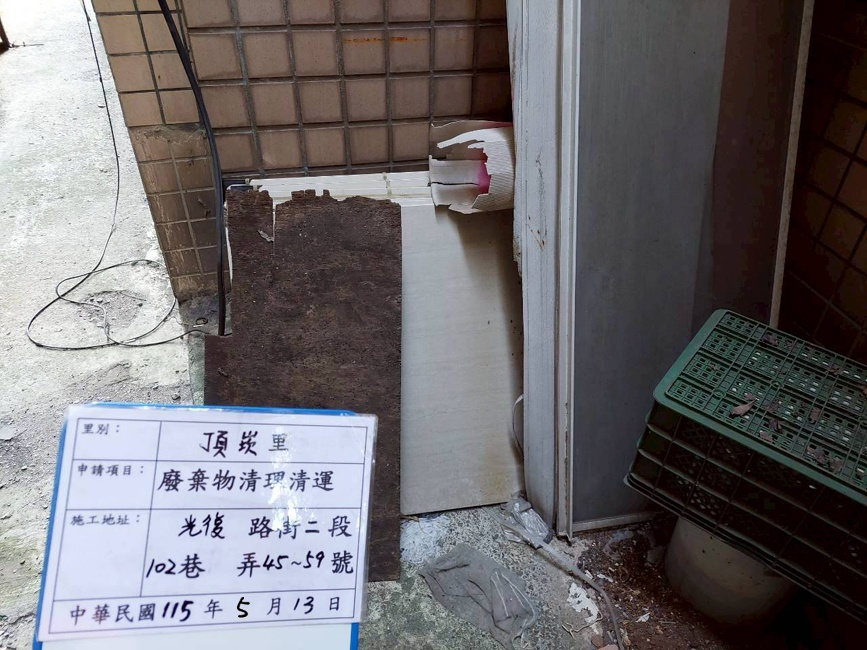
#> input picture 01_測試與範例照片庫/case001/test2_004-頂崁里-廢棄物清除呈報-115.05.13 - 複製/LINE_ALBUM_頂崁里廢棄物呈報_260128_2_ok.jpg, 867 x 650 px
$ python debug_inspect_double_erased.py
#> lines starting #> are read from the running program, lines starting #| are printed output that depends on the picture
import cv2
import numpy as np
import os

def read_image_utf8(path):
    return cv2.imdecode(np.fromfile(path, dtype=np.uint8), cv2.IMREAD_COLOR)
#> returned value is the input picture: shape (650, 867, 3); mean B, G, R 110, 107.1, 110.4

test_dir = r"測試SKILLS_08_雙空白"
img_path = os.path.join(test_dir, "LINE_ALBUM_頂崁里廢棄物呈報_260128_2_ok.jpg")
img = read_image_utf8(img_path)

if img is not None:
    # Crop the date line region to check both month and day fields
    crop = img[580:640, 140:360]
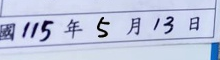
#> crop: shape (60, 220, 3); mean B, G, R 223.9, 199.2, 191.1
    cv2.imwrite("debug_double_erased_08_img2.png", crop)
    print("Saved debug_double_erased_08_img2.png")
else:
    print("Could not load output image")

$ run again, with 01_測試與範例照片庫/case001/test2_004-頂崁里-廢棄物清除呈報-115.05.13 - 複製/LINE_ALBUM_頂崁里廢棄物呈報_260128_12_ok.jpg copied over 01_測試與範例照片庫/case001/test2_004-頂崁里-廢棄物清除呈報-115.05.13 - 複製/LINE_ALBUM_頂崁里廢棄物呈報_260128_2_ok.jpg
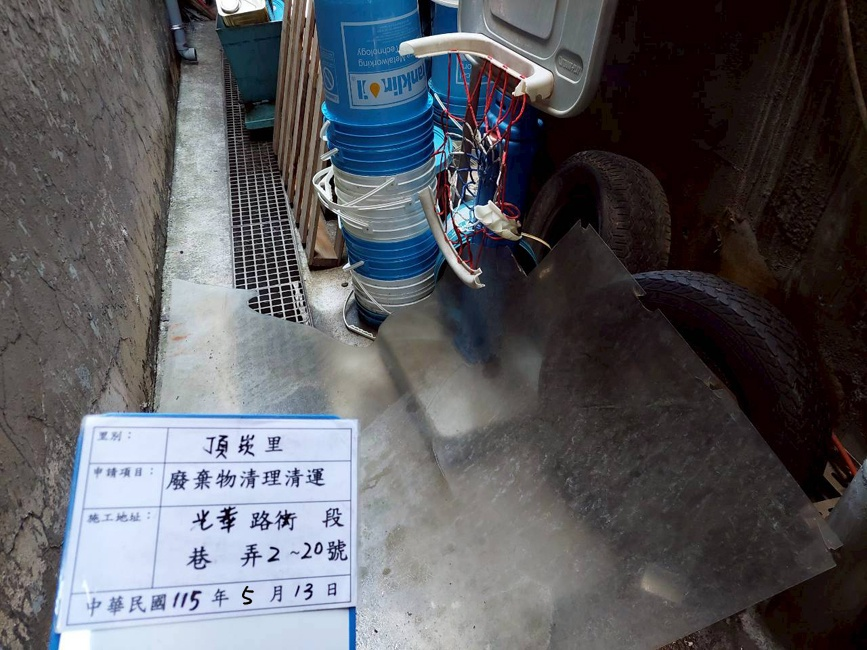
#> input picture 01_測試與範例照片庫/case001/test2_004-頂崁里-廢棄物清除呈報-115.05.13 - 複製/LINE_ALBUM_頂崁里廢棄物呈報_260128_12_ok.jpg, 867 x 650 px
#> in read_image_utf8, returned value is the input picture: shape (650, 867, 3); mean B, G, R 94.3, 89.5, 89.2
#> `crop = img[580:640, 140:360]`:
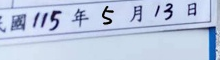
#> crop: shape (60, 220, 3); mean B, G, R 224.7, 200, 186.5

$ run again, with 01_測試與範例照片庫/case001/test2_004-頂崁里-廢棄物清除呈報-115.05.13 - 複製/LINE_ALBUM_頂崁里廢棄物呈報_260128_13_ok.jpg copied over 01_測試與範例照片庫/case001/test2_004-頂崁里-廢棄物清除呈報-115.05.13 - 複製/LINE_ALBUM_頂崁里廢棄物呈報_260128_2_ok.jpg
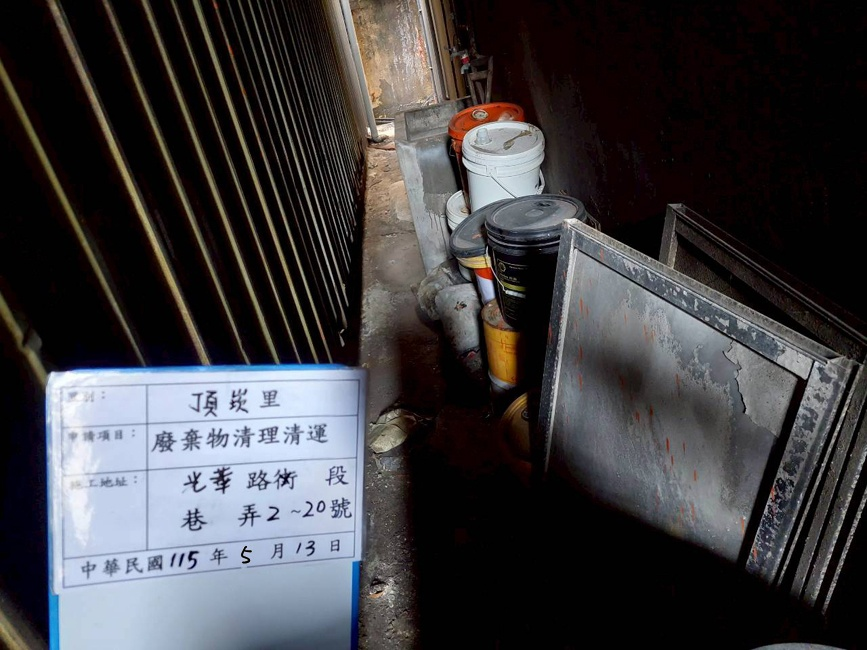
#> input picture 01_測試與範例照片庫/case001/test2_004-頂崁里-廢棄物清除呈報-115.05.13 - 複製/LINE_ALBUM_頂崁里廢棄物呈報_260128_13_ok.jpg, 867 x 650 px
#> in read_image_utf8, returned value is the input picture: shape (650, 867, 3); mean B, G, R 64.2, 61.3, 62.5
#> `crop = img[580:640, 140:360]`:
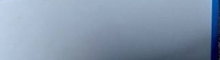
#> crop: shape (60, 220, 3); mean B, G, R 172.3, 151.5, 134.3

$ run again, with 01_測試與範例照片庫/case001/test2_004-頂崁里-廢棄物清除呈報-115.05.13 - 複製/LINE_ALBUM_頂崁里廢棄物呈報_260128_14_ok.jpg copied over 01_測試與範例照片庫/case001/test2_004-頂崁里-廢棄物清除呈報-115.05.13 - 複製/LINE_ALBUM_頂崁里廢棄物呈報_260128_2_ok.jpg
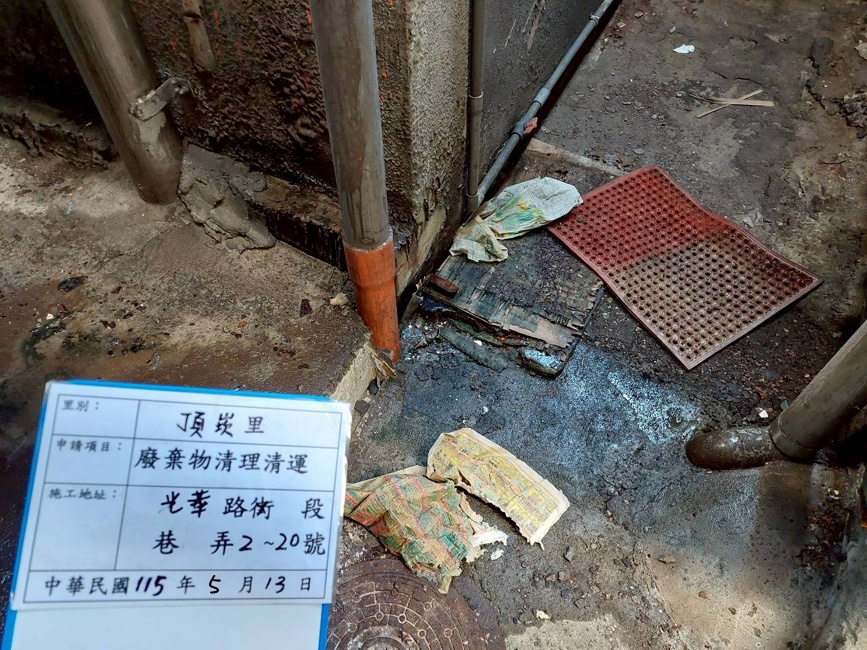
#> input picture 01_測試與範例照片庫/case001/test2_004-頂崁里-廢棄物清除呈報-115.05.13 - 複製/LINE_ALBUM_頂崁里廢棄物呈報_260128_14_ok.jpg, 867 x 650 px
#> in read_image_utf8, returned value is the input picture: shape (650, 867, 3); mean B, G, R 97.3, 99.8, 101.1
#> `crop = img[580:640, 140:360]`:
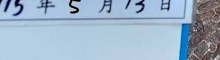
#> crop: shape (60, 220, 3); mean B, G, R 199.1, 178.3, 156.6
